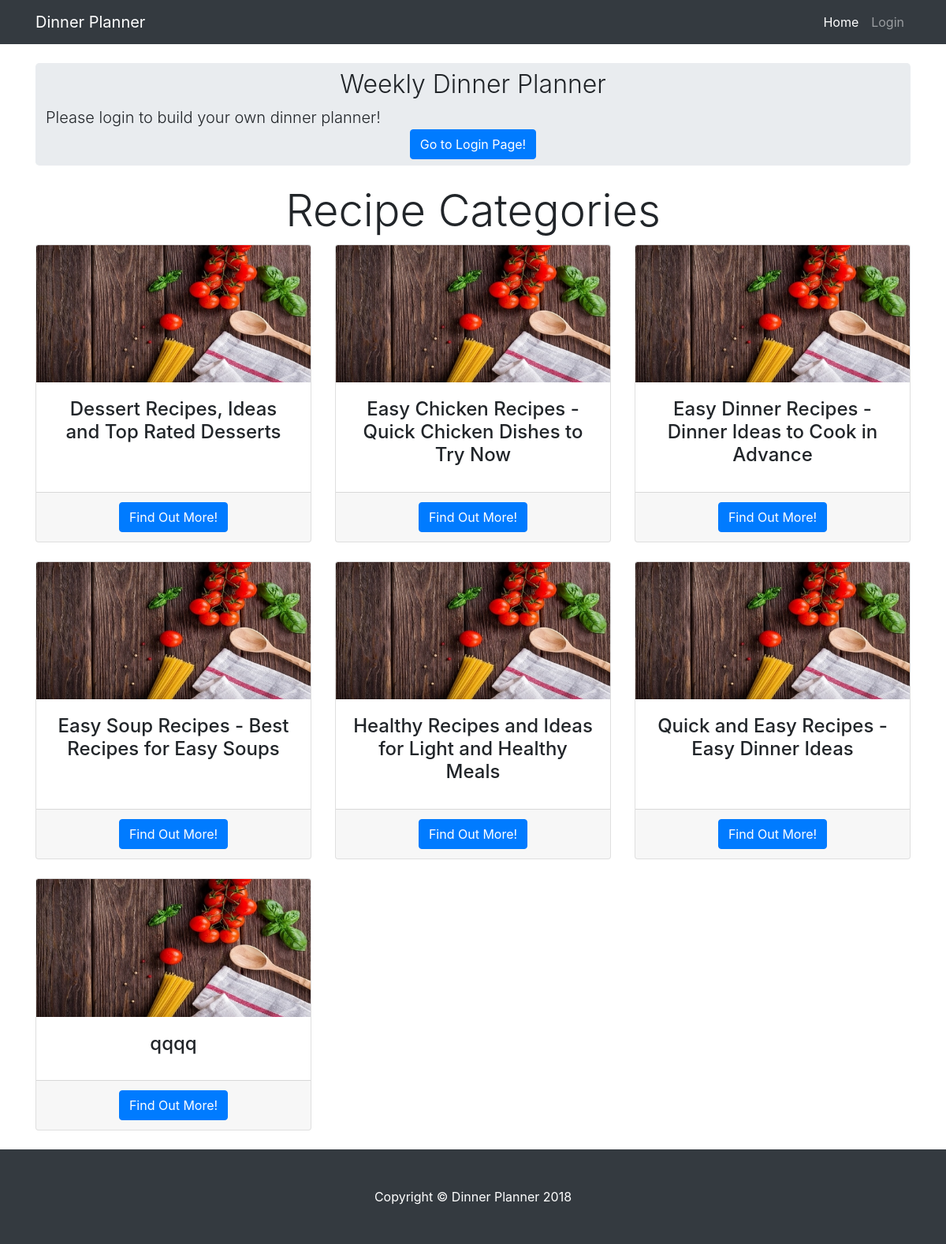
Before: /recipes/ with the older database file.
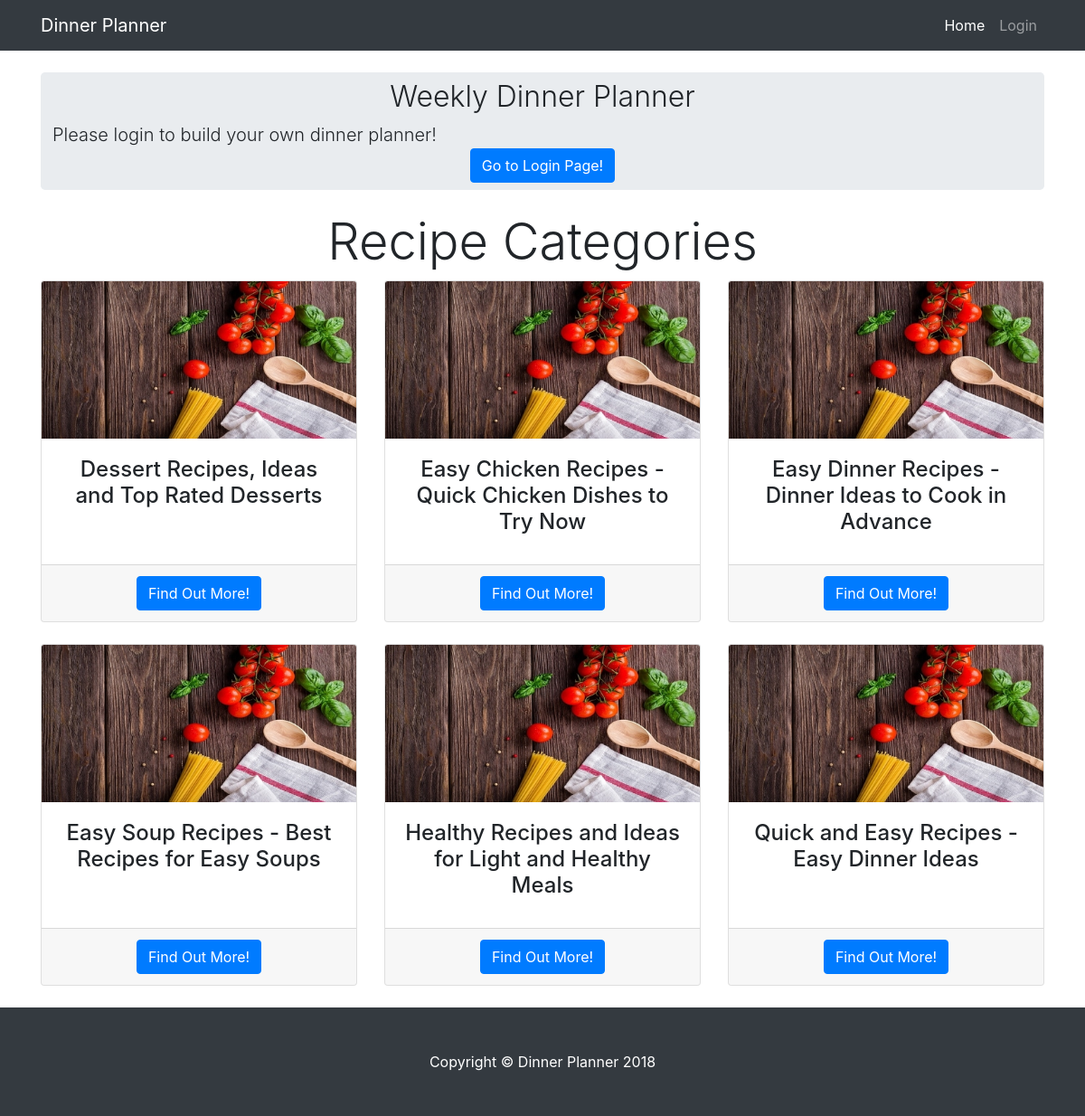
After: the same page with the newer database file.
### database_setup.py (models this page shows, shortened)
class Category(Base):
    __tablename__ = 'category'
    id = Column(Integer, primary_key=True)
    name = Column(String(80), nullable=False)
    user_id = Column(Integer, ForeignKey('user.id'))
    user = relationship(User)
    menu = relationship(Menu, cascade="save-update, merge, delete")

### webserver.py (the view, shortened to what this page needs)
@app.route('/')
@app.route('/recipes/')
def recipeList():
    categories = session.query(Category).order_by(asc(Category.name))
    menu = session.query(Menu).order_by(asc(Menu.name))
    pic = []
    for cat in categories:
        menuPic = session.query(Menu).filter_by(category_id=cat.id).first()
        if menuPic is None:
            pic.append("")
        else:
            pic.append(menuPic.picture)
    pic.reverse()
    res = []
    for category in categories:
        list = category.name.split()
        if list[0][0].isdigit():
            del list[0]
            category.name = " ".join(list)
            session.add(category)
            session.commit()
    print(login_session)
    if 'username' not in login_session:
        return render_template('publicRecipes.html',
                               categories=categories, pic=pic)

### webserver.py (called while the page is built)
@app.before_request
def make_session_permanent():
    login_session.permanent = True
    app.permanent_session_lifetime = timedelta(minutes=5)

### templates/publicRecipes.html (shortened to what this page needs)
<!DOCTYPE html>
<html lang="en">
  <head>
    <link href="../static/bootstrap/vendor/bootstrap/css/bootstrap.min.css" rel="stylesheet">
    <link href="../static/bootstrap/css/custom.css" rel="stylesheet">
  </head>
  <body>
    <nav class="navbar navbar-expand-lg navbar-dark bg-dark fixed-top">
      <div class="container">
        <a class="navbar-brand" href="#">Dinner Planner</a>
        <div class="collapse navbar-collapse" id="navbarResponsive">
          <ul class="navbar-nav ml-auto">
            <li class="nav-item active">
              <a class="nav-link" href="{{url_for('recipeList')}}">Home
              </a>
            </li>
            <li class="nav-item">
              <a class="nav-link" href="{{url_for('showLogin')}}">Login</a>
            </li>
          </ul>
        </div>
      </div>
    </nav>
    <div class="container">
      <header class="jumbotron my-4 text-center">
        <h3 class="display-5">Weekly Dinner Planner</h3>
        <div class="row">
          <p class="lead tap">  Please login to build your own dinner planner!</p>
        </div>
        <a href="{{url_for('showLogin')}}" class="btn btn-primary btn-md">Go to Login Page!</a>
      </header>
      <h3 class="display-4 text-center">Recipe Categories</h3>
      <div class="row text-center">
        {% for category in categories %}
          <div class="col-lg-4 col-md-6 mb-4">
          <div class="card">
            <img class="card-img-top" src="{{pic.pop()}}" alt="food-photo" onError="this.onerror=null;this.src='/static/images/food_image_alt.jpg';">
            <div class="card-body">
              <h4 class="card-title">{{category.name}}</h4>
            </div>
            <div class="card-footer">
              <a href="{{url_for('menuList', category_id = category.id)}}" class="btn btn-primary">Find Out More!</a>
            </div>
          </div>
          </div>
        {% endfor %}
      </div>
    </div>
    <footer class="py-5 bg-dark">
      <div class="container">
        <p class="m-0 text-center text-white">Copyright &copy; Dinner Planner 2018</p>
      </div>
    </footer>
  </body>
</html>

Changed rows visible on the page:
removed Category: name "qqqq"
